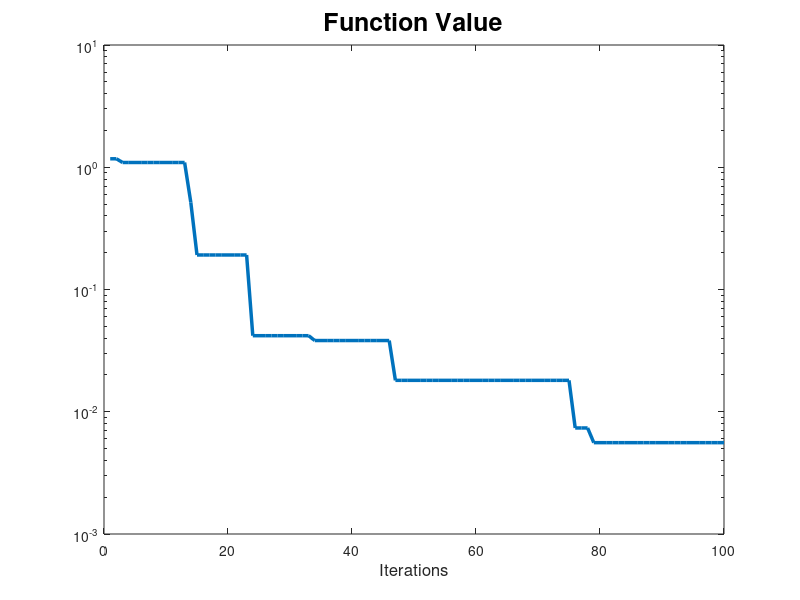
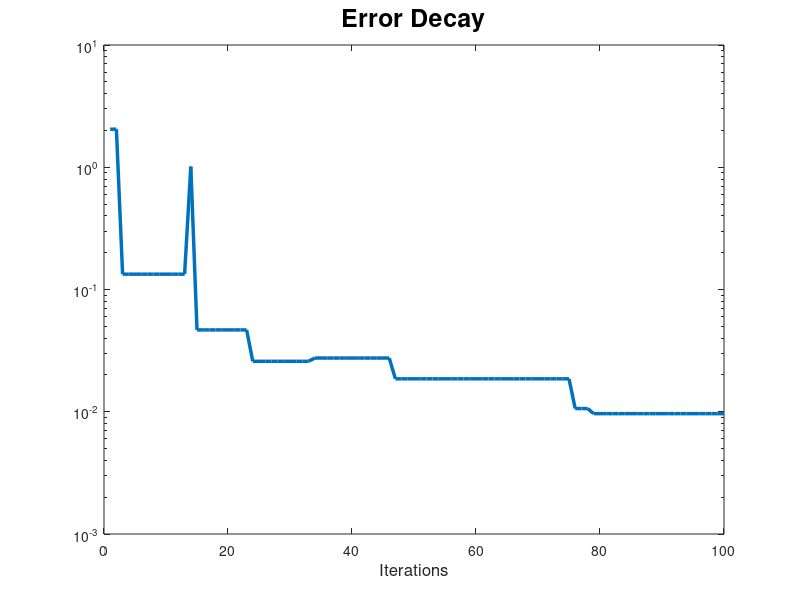

MATLAB code to generate these figures, in order:
clc
clear all
close all

%% Ackley function minimization in dimension d through FA

d = 2;
B = 0;
C = 0;
fr = @(x) sum((x-B).^2 -10*cos(2*pi*(x-B)) +10)/d +C;

%% Parameters

N      = 100;       % Number of agents
niter  = 100;   % between 40 and 100
alpha  = 0.5;        
gamma  = 0.1;   % from 0.01 to 100
beta0  = 1;

% Initial position in [-5,5]
X0 = rand(N,d)*10 -5; 
% Initialize Brightness
I0 = zeros(N,1);
for h=1:N
   I0(h)= fr(X0(h,:));
end

%% Method
X   = X0; 
I   = I0;
Irandom = zeros(N,1);
BestHist = zeros(niter,d);

tic
for k=1:niter 
    perm=randi(N,1,N);
    Xrandom = X(perm,:);
    for h=1:N
        Irandom(h)= fr(Xrandom(h,:));
    end
    r2 = sum((Xrandom-X).^2,2);       
    X = X + (Irandom < I).*( (beta0*exp(-gamma*r2)).*(Xrandom-X)+ exp(-k/niter)*alpha*randn(N,d));
    for h=1:N
        I(h)= fr(X(h,:));
    end
    [m,minpos] = min(I);
    BestHist(k,:) = X(minpos,:);
end
toc

%% Grafici 
t=1:niter;
dec = zeros(niter,1);
dis = zeros(niter,1);
for i=1:niter
    dec(i)= fr(BestHist(i,:));
    dis(i)= norm(BestHist(i,:)-B,1);
end

% Grafico del decadimento
figure
semilogy(t,dec,'linewidth',2.5)
title("Function Value",'FontSize',18)
xlabel('Iterations','FontSize',12)

% Grafico della distanza
figure
semilogy(t,dis,'linewidth',2.5)
title("Error Decay",'FontSize',18)
xlabel('Iterations','FontSize',12)



